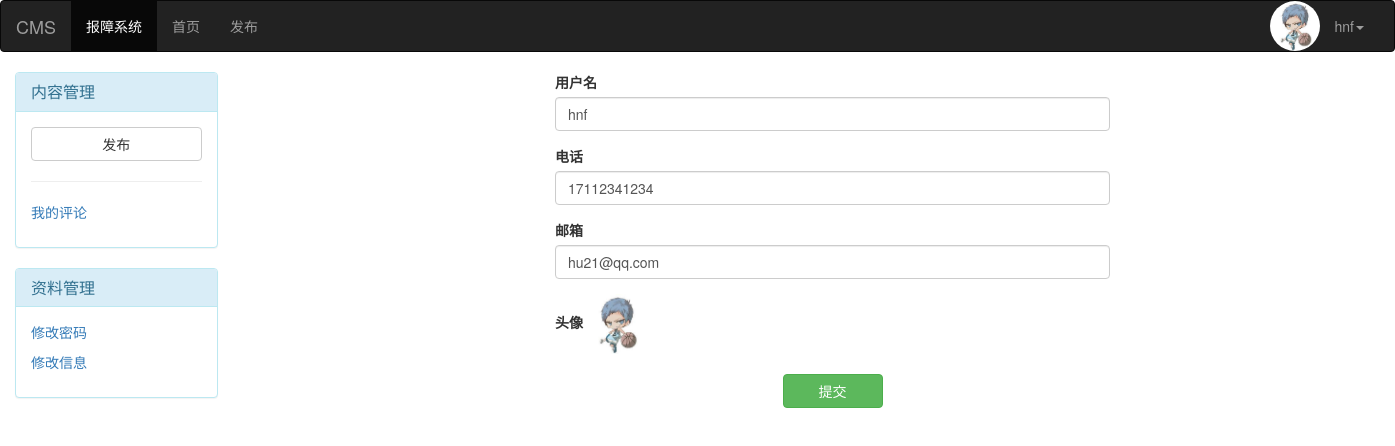
Screenshot of /edit_info/ (signed in) with the database file from the repository.
### fault_reporting/models.py (models this page shows)
class UserInfo(AbstractUser):
    phone=models.CharField(max_length=11)
    avatar=models.FileField(upload_to="avatars/",default="avatars/default.png")

### fault_reporting/views.py (the view, shortened to what this page needs)
# urls.py: url(r'^edit_info/$', views.edit_register),
def edit_register(request):
    user_obj = models.UserInfo.objects.filter(username=request.user).first()  # 获取你要编辑的用户
    return render(request, "edit_register.html", locals())

### templates/edit_register.html (shortened to what this page needs)
{% extends 'base.html' %}
{% block page-left %}
    <div class="panel panel-info">
        <div class="panel-heading">
            <h3 class="panel-title">内容管理</h3>
        </div>
        <div class="panel-body">
            <a class="btn btn-default btn-block" href="/fault-report/add-report/">发布</a>
            <hr>
            <p><a href="">我的评论</a></p>
        </div>
    </div>
    <div class="panel panel-info">
        <div class="panel-heading">
            <h3 class="panel-title">资料管理</h3>
        </div>
        <div class="panel-body">
            <p><a href="/change_password/">修改密码</a></p>
            <p><a href="/edit_info/">修改信息</a></p>
        </div>
    </div>
{% endblock %}
{% block page-right %}
    <div class="container">
        <div class="row">
            <div class="col-md-6 col-md-offset-3">
                <form  action="" method="post" enctype="multipart/form-data">
                    <div class="form-group">
                        <label for="title">用户名</label>
                        <input type="text" id="title" name="name" class="form-control" value="{{ user_obj.username }}">
                    </div>
                    <div class="form-group">
                        <label for="title">电话</label>
                        <input type="text" id="title" name="phone" class="form-control" value="{{ user_obj.phone }}">
                    </div>
                    <div class="form-group">
                        <label for="title">邮箱</label>
                        <input type="text" id="title" name="email" class="form-control" value="{{ user_obj.email }}">
                    </div>
                    <div class="form-group">
                        <label for="id_avatar">头像
                            <img name="avatar" src="/media/{{ user_obj.avatar }}" id="avatar-img" style="width: 60px">
                        </label>
                    </div>
                    <div style="text-align: center">
                        <button style="width: 100px" type="submit" class="btn btn-success" id="submit-btn">提交</button>
                    </div>
                </form>
            </div>
        </div>
    </div>
{% endblock %}

### templates/base.html (shortened to what this page needs)
<!DOCTYPE html>
<html lang="en">
<head>
    <link rel="stylesheet" href="/static/plugins/bootstrap-3.3.7/css/bootstrap.min.css">
</head>
<body>
<nav class="navbar navbar-inverse">
    <div class="container-fluid">
        <div class="navbar-header">
            <a class="navbar-brand" href="#">CMS</a>
        </div>
        <div class="collapse navbar-collapse" id="bs-example-navbar-collapse-1">
            <ul class="nav navbar-nav">
                <li class="active"><a href="#">报障系统</a></li>
                <li><a href="/index/">首页</a></li>
                <li><a href="/fault-report/add-report/">发布</a></li>
            </ul>
            <ul class="nav navbar-nav navbar-right">
                {% if request.user.username %}
                    <li><img style="height: 50px;width: 50px;border-radius: 50%" src="/media/{{ request.user.avatar }}">
                    </li>
                    <li class="dropdown">
                        <a href="#" class="dropdown-toggle" data-toggle="dropdown" role="button" aria-haspopup="true"
                           aria-expanded="false">{{ request.user.username }}<span class="caret"></span></a>
                    </li>
                {% else %}
                    <li><a href="/login/">登录</a></li>
                    <li><a href="/register/">注册</a></li>
                {% endif %}
            </ul>
        </div>
    </div>
</nav>
<div class="container-fluid">
    <div class="row">
        <div class="col-md-2">
           {% block page-left %}
            {% endblock %}
        </div>
        <div class="col-md-10">
            {% block page-right %}
            {% endblock %}
        </div>
    </div>
</div>
</body>
</html>

### rows the page displays
UserInfo: user.avatar (picture), user.username "hnf", name "hnf", phone "17112341234", email "hu21@qq.com", avatar (picture)
